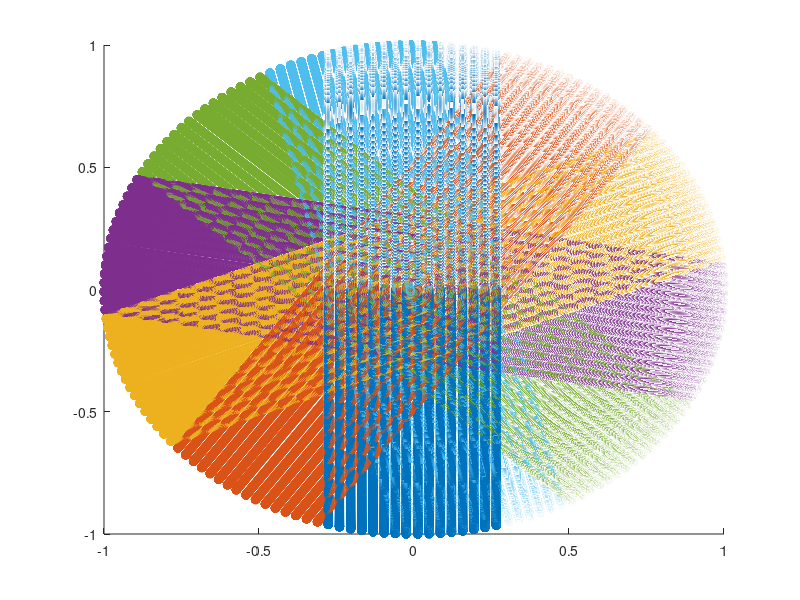

Reproduce this figure in MATLAB. (Note: this script raises an error after producing the figure.)
function TotalTriangleMesh=Thesis(rot_angle)
%clearvars except rott_angle;
close all
Total_time_start=tic;
%numero de donuts
%angle donuts
%rango elevación
%n_azimuths
%Re ha realizado un for con valores desde 25 hasta 160°
%% Set LIDAR's parameters
%Angle elevation range;
    beam_altitude_angles=[15.379 13.236 11.128 9.03 6.941 4.878 2.788 0.705 -1.454 -3.448 -5.518 -7.601 -9.697 -11.789 -13.914 -16.062]*pi/180;
    %beam_altitude_angles=flip([-20,-17.3333,-14.6667,-12,-9.33333,-6.66667,-4,-1.33333,1.33333,4,6.66667,9.33333,12,14.6667,17.3333,20]*pi/180);
    n_beams=length(beam_altitude_angles);
%Offset angle of AZBLK's points
    %beam_azimuth_angles=regexprep(num2str(linspace(-1.24,-0.857,16)),'\s+',',')
    beam_azimuth_angles=[-1.24,-1.2145,-1.1889,-1.1634,-1.1379,-1.1123,-1.0868,-1.0613,-1.0357,-1.0102,-0.98467,-0.95913,-0.9336,-0.90807,-0.88253,-0.857]*pi/180;
%Encoder range: [0,90111] ticks
    total_ticks=90112;
%Mode 1023 azimuth. Every azimuth increments in 88 ticks
    %1 tick = 360/90112= 0.003995°.     Aprox -> 0.004°
    %88 tick = 360*88/90112 = 0.3516°
    n_AZBLK=1024;
    %It should be noted that, we obtain 1024*16 = 16384 points in every LIDAR scan
    n_points=n_AZBLK*n_beams;
    ticks_between_azimuths=total_ticks/n_AZBLK;
    angle_between_azimuths=-2*pi/n_AZBLK;
%Angle rotation,n° donuts,angular velocity,time per scan.
    if nargin==0
        rot_angle=-33.53706667*pi/180;  %Rango operable [-135° ~ -15°]
                                        %Ojo, notar que en -15 estamos por
                                        %debajo del beam_altitude_angle
    else
        rot_angle=rot_angle*pi/180;
        if rot_angle == -35*pi/180
            fprintf("Ocurrirá un error en la reconstrucción\n")
        elseif rot_angle >beam_altitude_angles(end)
            fprintf("OJO. El ángulo de rotación es menor que el ángulo de elevación del LIDAR, considerar otro ángulo\n");
        elseif rot_angle <-pi
            %Establecer aqui una función error.
            error("OJO. El LIDAR no debería girar más de 180°")
        end
    end
    n_donuts=1;
    while (n_donuts*rot_angle>-pi-beam_altitude_angles(end)+beam_altitude_angles(end))
        n_donuts=n_donuts+1;
    end
    rot_matrix=[cos(rot_angle) -sin(rot_angle)  0;
                sin(rot_angle) cos(rot_angle)   0;
                0               0               1];
    rot_x_axis=@(alfa) [1 0         0;
                        0 cos(alfa) -sin(alfa);
                        0 sin(alfa) cos(alfa)];
    rot_y_axis=@(alfa) [cos(alfa)   0   sin(alfa);
                0           1   0;
                -sin(alfa)  0   cos(alfa)];
    rot_z_axis=@(alfa) [cos(alfa) -sin(alfa)  0;
                sin(alfa) cos(alfa)   0;
                0           0     1];
    
%pre-allocate point clouds
    Point_Cloud=zeros(n_AZBLK*n_beams*n_donuts,3);
%% Generate synthetic sphere
Time_sphere_generation_start=tic;
R=1;%RADIO
%Generate referencial azimuth--->XZ
for j=1:n_beams
    x=R*cos(beam_altitude_angles(j)-pi/2);
    y=0;
    z=R*sin(beam_altitude_angles(j)-pi/2);
    temp=rot_x_axis(beam_azimuth_angles(j))*[x,y,z]';
    Point_Cloud(j,1)=temp(1);
    Point_Cloud(j,2)=temp(2);
    Point_Cloud(j,3)=temp(3);
end
%Define rotation matrix for the azimuths
temp_rot_mat=rot_x_axis(angle_between_azimuths);
%%%%%%%%%%%%%%%%%%%%%%%%%%%%
%Generate Referencial Donut%
%%%%%%%%%%%%%%%%%%%%%%%%%%%%
%Calculate mirror azimuths for every azimuth calculated
for j=1:n_beams
    %Set acutal points
    temp_x=Point_Cloud(j,1);
    temp_y=Point_Cloud(j,2);
    temp_z=Point_Cloud(j,3);
    %mirror points from quarter Donut
    Point_Cloud(j+n_AZBLK/4*n_beams,1)=temp_x;
    Point_Cloud(j+n_AZBLK/4*n_beams,2)=temp_z;
    Point_Cloud(j+n_AZBLK/4*n_beams,3)=-temp_y;
    %mirror points from midle Donut
    Point_Cloud(j+n_AZBLK/2*n_beams,1)=temp_x;
    Point_Cloud(j+n_AZBLK/2*n_beams,2)=-temp_y;
    Point_Cloud(j+n_AZBLK/2*n_beams,3)=-temp_z;
    %mirror points from midle Donut
    Point_Cloud(j+n_AZBLK*3/4*n_beams,1)=temp_x;
    Point_Cloud(j+n_AZBLK*3/4*n_beams,2)=-temp_z;
    Point_Cloud(j+n_AZBLK*3/4*n_beams,3)=temp_y;
end
for i=2:n_AZBLK/4
    for j=1:n_beams
        %Calculate previous point
        x=Point_Cloud((i-2)*n_beams+j,1);
        y=Point_Cloud((i-2)*n_beams+j,2);
        z=Point_Cloud((i-2)*n_beams+j,3);
        %rotate that point
        temp=temp_rot_mat*[x,y,z]';
        %Set the new azimuth
        Point_Cloud((i-1)*n_beams+j,1)=temp(1);
        Point_Cloud((i-1)*n_beams+j,2)=temp(2);
        Point_Cloud((i-1)*n_beams+j,3)=temp(3);
        %mirror from quarter Donunt
        Point_Cloud((i-1+n_AZBLK/4)*n_beams+j,1)=temp(1);
        Point_Cloud((i-1+n_AZBLK/4)*n_beams+j,2)=temp(3);
        Point_Cloud((i-1+n_AZBLK/4)*n_beams+j,3)=-temp(2);
        %mirror points from midle Donut
        Point_Cloud((i-1+n_AZBLK/2)*n_beams+j,1)=temp(1);
        Point_Cloud((i-1+n_AZBLK/2)*n_beams+j,2)=-temp(2);
        Point_Cloud((i-1+n_AZBLK/2)*n_beams+j,3)=-temp(3);
        %mirror points from midle Donut
        Point_Cloud((i-1+n_AZBLK*3/4)*n_beams+j,1)=temp(1);
        Point_Cloud((i-1+n_AZBLK*3/4)*n_beams+j,2)=-temp(3);
        Point_Cloud((i-1+n_AZBLK*3/4)*n_beams+j,3)=temp(2);
    end
end
%%%%%%%%%%%%%%%%%%%%%%%%%%
%Rotate Referencial Donut%
%%%%%%%%%%%%%%%%%%%%%%%%%%
for i=2:n_donuts
    temp=rot_matrix^(i-1)*Point_Cloud(1:n_points,:)';
    temp=temp';
    Point_Cloud(n_points*(i-1)+1:n_points*i,:)=temp;
end
Time_sphere_generation_end=toc(Time_sphere_generation_start);
fprintf("El tiempo de ejecución para generar la esfera sintética fue de: %.4f segundos\n",Time_sphere_generation_end);
figure (1)
hold on
for i=1:n_donuts
    temp=Point_Cloud(n_points*(i-1)+1:n_points*i,:);
    scatter3(temp(:,1),temp(:,2),temp(:,3))
end
hold off
%% Supress redundant data
Time_fusion_point_cloud_start=tic;
%Set boundary vertical limits
X_L1=Point_Cloud(1,1);
X_Ln_beam=Point_Cloud(n_beams,1);
%Set eq line
eq_line=@(x,xb,yb,m) m*(x-xb)+yb;
%Calculate parameters for eq line
L=zeros(n_donuts,3);
for i=2:n_donuts
    x1=Point_Cloud((i-1)*n_points+1,1);%x1
    y1=Point_Cloud((i-1)*n_points+1,2);%y1
    x1_next=Point_Cloud((i-1)*n_points+n_beams+1,1);%x1_next
    y1_next=Point_Cloud((i-1)*n_points+n_beams+1,2);%y1_next
    m=(y1_next-y1)/(x1_next-x1);

    L(i,1)=x1;
    L(i,2)=y1;
    L(i,3)=Point_Cloud((i-1)*n_points+n_beams,1);%xn_beam
    L(i,4)=Point_Cloud((i-1)*n_points+n_beams,2);%yn_beam
    L(i,5)=m;
end
%Supress redundant data for Donut 2
i=2;
Total_points_deleted=0;
points_deleted=0;
for j=1:n_points 
    x=Point_Cloud((i-1)*n_points+j,1);
    %%y=Point_Cloud((i-1)*n_points+j,2);
    %%z=Point_Cloud((i-1)*n_points+j,3);
    if X_Ln_beam<=x && x<=X_L1
        Point_Cloud((i-1)*n_points+j,:)=[0 0 0];
        points_deleted=points_deleted+1;
    end
end
Total_points_deleted=Total_points_deleted+points_deleted;
fprintf("\tSe eliminaron %d puntos de la Donut %d (%.2f%% eliminados)\n",points_deleted,i,points_deleted*100/n_points);
%Supress redundant data for all Donuts
for i=3:n_donuts
   points_deleted=0;
   for j=1:n_points
       x=Point_Cloud((i-1)*n_points+j,1);
       y=Point_Cloud((i-1)*n_points+j,2);
       %%z=Point_Cloud((i-1)*n_points+j,3);
       if X_Ln_beam <= x
           if x<=X_L1
               Point_Cloud((i-1)*n_points+j,:)=[0 0 0];
               points_deleted=points_deleted+1;
               continue;
           else
               left_side=boolean(0);
           end
       else
           left_side=boolean(1);%Está a la zquierda
       end
       y_temp=eq_line(x,L(i-1,1+left_side*2),L(i-1,2+left_side*2),L(i-1,5));
       y_temp=y_temp*(-1)^left_side;
       y=y*(-1)^left_side;
       if y>=y_temp
           Point_Cloud((i-1)*n_points+j,:)=[0 0 0];
           points_deleted=points_deleted+1;
       end
   end 
   Total_points_deleted=Total_points_deleted+points_deleted;
   fprintf("\tSe eliminaron %d puntos de la Donut %d (%.2f%% eliminados)\n",points_deleted,i,points_deleted*100/n_points);
end
fprintf("\tEn total, se eliminaron %d de un total de %d puntos (%.2f%% eliminados)\n",Total_points_deleted,n_points*n_donuts,Total_points_deleted*100/n_donuts/n_points);
%verificamos si la última Donut fue elminada totalmente
if points_deleted==n_points
    n_donuts=n_donuts-1;
end
Time_fusion_point_cloud_end=toc(Time_fusion_point_cloud_start);
fprintf("El tiempo de ejecución para la fusión de la nube de puntos es de: %.4f segundos\n\n",Time_fusion_point_cloud_end);
figure (2)
hold on
for i=1:n_donuts
    temp=Point_Cloud((i-1)*n_points+1:n_points*i,:);
    scatter3(temp(:,1),temp(:,2),temp(:,3))
end
hold off

%% Triangulate One-Donut Fill
Time_OneDonutFill_start=tic;
%%%%%ANALIZAR esto para bits
mask=(n_points-1);
%0x03FFF;%bit masking of 32 bits
%mas puntos

T=[];
%Generate reference triangulation
for j=1:n_AZBLK
    for g=1:n_beams-1
        v1=(j-1)*n_beams+g;
        v3=v1+1;
        v2=bitand(v1+n_beams,mask)+1;
        T=[T;v1,v2,v3];
        v3=v2;
        v2=v3-1;
        T=[T;v1,v2,v3];
    end
end
OneDonutFill=T;
n_triangles_per_donut=length(OneDonutFill);
for i=2:n_donuts
    count=0;
    T=[];
    for j=1:n_triangles_per_donut
        point1=Point_Cloud(OneDonutFill(j,1)+(i-1)*n_points,:);
        if ~isequal(point1,[0 0 0])
            point2=Point_Cloud(OneDonutFill(j,2)+(i-1)*n_points,:);
            if ~isequal(point2,[0 0 0])
                point3=Point_Cloud(OneDonutFill(j,3)+(i-1)*n_points,:);
                if ~isequal(point3,[0 0 0])
                    count=count+1;
                    T(count,:)=OneDonutFill(j,:)+(i-1)*n_points;
                end
            end
        end
    end
    OneDonutFill=[OneDonutFill;T];
end
Time_OneDonutFill_end=toc(Time_OneDonutFill_start);
fprintf("El tiempo de ejecución para el One-Donut Fill es de: %.4f segundos\n",Time_OneDonutFill_end);
%% Triangulate Two-Donut Fill AND Tri-Donut Fill
Time_TDonutFill_start=tic;
TwoDonutFill=[];
TriDonutFill=[];
TriMiddleFill=[];
T=[];
T_Temp=[];
count_temp=0;
last_Tripivots=zeros(4,3);
for i=2:n_donuts
    %Define slot of fill
    Tripivot_middle=[];
    Tripivot_middle_particular=[];
    %last_Tripivots=[];
    for slot=1:4
        %Transform slot to bits
        bits_slot=de2bi(slot-1,2);
        Tripivot=[];
        n_tripivot=0;
        %%%%%%%%%%%%%%%%%%%%%%%%%%%%%%%%%%%%%%%
        %%%%%%%%%%%%%%%%%%%%%%%%%%%%%%%%%%%%%%%
        %%%                                 %%%
        %%%             TRIPIVOT            %%%
        %%%                                 %%%
        %%%%%%%%%%%%%%%%%%%%%%%%%%%%%%%%%%%%%%%
        %%%%%%%%%%%%%%%%%%%%%%%%%%%%%%%%%%%%%%%
        for j=1:n_beams
            %Found boundary points
            %init index será (n_points-n_beams)+j o (n_points/2-n_beams)+j
            init_index=n_AZBLK/2*(2-xor(bits_slot(1),bits_slot(2)))-2;
            init_index=bitand(init_index*n_beams+j-1,mask)+1;
            %^^^Note that is missing the offset of points (i-1)*n_points^^^
            %paso: sera el diferencial el cual sumará o restará al init_index
            paso=n_beams*(-1)^bits_slot(1);
            v3=0;%considerar algun tipo de bandera para saber si se 
            %halló el v3 o no. Esto interesa para el caso de la Donut 6
            for count=1:n_AZBLK/4
                %Entramos en bucle hasta encontrar los puntos límetes de
                %cada Slot. En el condicional agregamos el offset para cada
                %Donut correspondiente
                eval_point=Point_Cloud(init_index+(i-1)*n_points,:);
                if ~isequal(eval_point,[0 0 0])
                    %se encontró el v3
                    v3=init_index+(i-1)*n_points;
                    %Realizamos un conteo de los triángulos
                    n_tripivot=n_tripivot+1;
                    break
                end
                init_index=bitand(init_index+paso-1,mask)+1;
            end
            if v3==0
                %fprintf("no consegui para "+i+"en slot "+slot+" y j igual a "+j +"\n");
                continue
            end
%%%%--------%Hallamos el triángulo pivot
            point=Point_Cloud(v3,:);
            %Calculamos el azimuth que corresponde al alfa
            %segun el slot, trabajamos con un cierto beam_elevate_angle
            k_beam=(n_beams-1)*(1-bits_slot(2))+1;
            %realizamos la operación
            [v1,v2]=get_tripivot(point,R,rot_matrix,slot,n_beams,n_AZBLK,i,...
            k_beam,beam_azimuth_angles(k_beam),angle_between_azimuths,mask);
            if bits_slot(2)
                %definimos el sentido horario Ya que para los slots 3 y 4
                %El sentido de los vértices es distinto a los de los
                %primeros slot. Entonces para seguir la jerarquía de los
                %sentidos, cambiamos aqui
                %%%%%%%%%%%%%%%%%%%%%%%%%%%%%%%%%%%%%%%%%%%%%%%%%%%%%%%%%%%
                %%% Esto podría ser o o importante                        %
                %%% Capaz, se puede definir un sentido para un lado y otro%
                %%% para los otros slot ()slot3 y slot4)                  %
                %%%%%%%%%%%%%%%%%%%%%%%%%%%%%%%%%%%%%%%%%%%%%%%%%%%%%%%%%%%
                temp=v1;
                v1=v2;
                v2=temp;
            end
            Tripivot(n_tripivot,:)=[v1 v2 v3];
            if isequal(Point_Cloud(v1,:),[0 0 0])
                v_temp=v2;
                point=Point_Cloud(v_temp,:);
                [v1,v2]=get_tripivot(point,R,rot_matrix,slot,n_beams,n_AZBLK,i-1,...
                k_beam,beam_azimuth_angles(k_beam),angle_between_azimuths,mask);
                if bits_slot(2)
                    %Deseo el nuevo v1
                    v1=v2;
                end
                v2=v_temp;
                Tripivot(n_tripivot,:)=[v1 v2 v3];
            end
            if isequal(Point_Cloud(v2,:),[0 0 0])
                v_temp=v1;
                point=Point_Cloud(v_temp,:);
                [v1,v2]=get_tripivot(point,R,rot_matrix,slot,n_beams,n_AZBLK,i-1,...
                k_beam,beam_azimuth_angles(k_beam),angle_between_azimuths,mask);
                if bits_slot(2)
                    %Deseo el nuevo v2
                    v2=v1;
                end
                v1=v_temp;
                Tripivot(n_tripivot,:)=[v1 v2 v3];
            end
            %debemos verificar que no exista concurrencia de Tripivots
            if v1==last_Tripivots(slot,1)
               if not(xor(bits_slot(1),bits_slot(2)))
                   v2=last_Tripivots(slot,3);
                   Tripivot(n_tripivot,:)=[v1 v2 v3]; 
               else
                   v1=last_Tripivots(slot,3);
                   Tripivot(n_tripivot,:)=[v1 v2 v3]; 
               end
            end
%             if not(xor(bits_slot(1),bits_slot(2)))
%                 %slot 1 y 4
%                 if v2==last_Tripivots(slot,2)
%                    v2=last_Tripivots(slot,3);
%                    Tripivot(n_tripivot,:)=[v1 v2 v3]; 
%                 end
%             else
%                 %slot 2 y 3
%                 if v1==last_Tripivots(slot,1)
%                    v1=last_Tripivots(slot,3);
%                    Tripivot(n_tripivot,:)=[v1 v2 v3]; 
%                 end
%             end
        end
%%%%%%Fin codígo tripivot
        TwoDonutFill=[TwoDonutFill;Tripivot];
        %Hallamos los triangulos que limitan la zona del medio
        triangle_slot=Tripivot(1+(n_tripivot-1)*bits_slot(2),:);
        Tripivot_middle=[Tripivot_middle;triangle_slot];
        if i==n_donuts
            if length(Tripivot)>1
                triangle_slot=Tripivot(1+(n_tripivot-1)*not(bits_slot(2)),:);
                Tripivot_middle_particular=[Tripivot_middle_particular;triangle_slot];
            end
        end
        %--------------FIN TRIPIVOT--------------%
        %Con los triangulos pivot obtenidos, procedemos a realizar el
        %llenado de las zonas que encierran los triangulos. Hay dos tipos
        %de zonas: los slot y los del medio
        
        %%%%%%%%%%%%%%%%%%%%%%%%%%%%%%%%%%%%%%%%%%%
        %%%%%%%%%%%%%%%%%%%%%%%%%%%%%%%%%%%%%%%%%%%
        %%%                                     %%%
        %%%     TRIDONUT FILL && TWODONUTFILL   %%%
        %%%                                     %%%
        %%%%%%%%%%%%%%%%%%%%%%%%%%%%%%%%%%%%%%%%%%%
        %%%%%%%%%%%%%%%%%%%%%%%%%%%%%%%%%%%%%%%%%%%
        for j=1:n_tripivot-1
            v3_act=Tripivot(j,3);
%             if v3_act==0
%                 continue
%             end%esto ya no va
            %verificiamos que modo y tipo de zona será
            %analizamos el valor del punto siguiente
            temp_point=Point_Cloud(v3_act+1+n_beams*bits_slot(1),:);
            if isequal(temp_point,[0 0 0])
                %No existe punto
                escalera=bits_slot(1);
            else
                %si existe punto
                escalera=not(bits_slot(1));
            end
            tipo= not(xor(bits_slot(1),escalera));
            %Luego de definir el modo y el tipo. Podemos definir el pasoL1
            %para llegar al v3_next
            pasoL1=n_beams*(-1)^xor(escalera,tipo);
            %Ahora debemos definir el vertice que estará en la esquina y
            %su lugar puede estar en el beam actual o en el beam siguiente
            v_corner=Tripivot(j+tipo,3)+(-1)^tipo+pasoL1*not(escalera);
            %v3_next=Tripivot(j+1,3);            
            %definimos los límites
            v_init=Tripivot(j+tipo,2-escalera);
            %v_init=Tripivot(j+tipo, 1+xor(bits_slot(1),tipo) );
            v_fin=Tripivot(j+not(tipo),2-not(escalera));
            %v_fin=Tripivot(j+not(tipo),2-xor(bits_slot(1),tipo) );
            v_corner_fin=Tripivot(j+not(tipo),3);
            pasoL2=(-1)^xor(bits_slot(2),tipo)*pasoL1;
            %Para verificar si es de doble o tri llenado, se resta n_points
            %ya que si fuera TriDonutFill, una de las Donuts invoolucradas
            %seria la referencial. De esta forma obtenemos un signo negativo
            if (v_init-n_points)*(v_fin-n_points)>=0 
                %%%%%%%%%%%%%%%%%%%%%%%%%%%%%%%
                %%%%%%%  TWO-DONUT FILL %%%%%%%
                %%%%%%%%%%%%%%%%%%%%%%%%%%%%%%%
                %Creamos el primer triangulo
                v1=Tripivot(j+tipo,3);
                v2=v_init;
                v3=v_corner;
                %%%%%%%%%%%%%%%%%%%
                temp=sidetosideFill_v3(v_corner,v_init,v_corner_fin,v_fin,pasoL1,pasoL2,n_points);
                TwoDonutFill=[TwoDonutFill;v1 v2 v3;temp];
            else
                %%%%%%%%%%%%%%%%%%%%%%%%%%%%%%%
                %%%%%%%  TRI-DONUT FILL %%%%%%%
                %%%%%%%%%%%%%%%%%%%%%%%%%%%%%%%
                %Definimos un nuevo triángulo, que será el del medio
                %primero tenemos que partir de un vertice para hallar al
                %v3_mid. Este vertice de partida será siempre del T_actual
                %para los slot 1 y 2 y para los slot3y4 será el T_next
                %notar que se está hallando el tripivot de la Donut
                %anterior (i-1)!!!!
                v3_mid=Tripivot(j+bits_slot(2),1);%es indiferente si es el vertice 1 o 2
                paso_mid=pasoL2*(-1)^xor(tipo,bits_slot(2));
                %no hace falta hacer mask ya que siempre es con la Donut
                %anterior y los Trifill ocurren a partir de la donut 2, es
                %decir i>=3
                eval_point=Point_Cloud(v3_mid+paso_mid,:);
                freepoints_mid=0;
                while(~isequal(eval_point,[0 0 0]))
                    v3_mid=v3_mid+paso_mid;
                    freepoints_mid=freepoints_mid+1;%realizado el conteo de cuantos puntos libres
                    eval_point=Point_Cloud(v3_mid+paso_mid,:);
                end
                %Hallamos el triangulo pivot Repetimos e código de líneas
                %arriba
                %------------------TRIPIVOT MIDDLE----------------%
                k_beam=(n_beams-1)*(1-bits_slot(2))+1;
                %realizamos la operación
                point=Point_Cloud(v3_mid,:);
                [v1_mid,v2_mid]=get_tripivot(point,R,rot_matrix,slot,n_beams,n_AZBLK,i-1,...
                k_beam,beam_azimuth_angles(k_beam),angle_between_azimuths,mask);
                if bits_slot(2)
                    %definimos el sentido horario Ya que para los slots 3 y 4
                    %El sentido de los vértices es distinto a los de los
                    %primeros slot. Entonces para seguir la jerarquía de los
                    %sentidos, cambiamos aqui
                    %%%%%%%%%%%%%%%%%%%%%%%%%%%%%%%%%%%%%%%%%%%%%%%%%%%%%%%%%%%
                    %%% Esto podría ser o o importante                        %
                    %%% Capaz, se puede definir un sentido para un lado y otro%
                    %%% para los otros slot ()slot3 y slot4)                  %
                    %%%%%%%%%%%%%%%%%%%%%%%%%%%%%%%%%%%%%%%%%%%%%%%%%%%%%%%%%%%
                    temp=v1_mid;
                    v1_mid=v2_mid;
                    v2_mid=temp;
                end
                T_mid=[v1_mid,v2_mid,v3_mid];
                %------------Fin TRIPIVOT MIDDLE-------------%
                %----------Primer llenado----------%
                %Definimos los v_lim Para hacer el primer llenado
                a=bits_slot(2);
                b=bits_slot(1);
                c=escalera;
                %v_lim1 será el vertice limite para el v_corner
                v_lim1=Tripivot(j+not(tipo),3);
                %v_lim2 será el vertice limite para el v_init
                index=3-double(xor(a,not(xor(b,c))))-double(not(xor(a,b)|c));
                v_lim2=T_mid(index);
                %procedemos a realizar el primer llenado
                %Creamos el primer triangulo
                v1=Tripivot(j+tipo,3);
                v2=v_init;
                v3=v_corner;
                TriDonutFill=[TriDonutFill;v1 v2 v3];
                temp=sidetosideFill_v3(v3,v2,v_lim1,v_lim2,pasoL1,pasoL2,n_points);
                TriDonutFill=[TriDonutFill;temp];
                %----------Fin Primer llenado----------%
                %----------Segundo llenado----------%
                index=double(xor(bits_slot(2),xor(bits_slot(1),escalera)));
                index=3-index-double(escalera&&not(xor(bits_slot(1),bits_slot(2))));
                %Definimos el nuevo v_init
                new_v_init=T_mid(index);
                %Creamos el triangulo de transicion
                v1=v_lim2;
                v2=new_v_init;
                v3=v_corner_fin;
                temp=sidetosideFill_v3(v3,v2,v_corner_fin,v_fin,pasoL1,pasoL2,n_points);
                TriDonutFill=[TriDonutFill;v1 v2 v3;temp];
                %----------Fin Segundo llenado----------%
                %Analizamos cuantos casos de tripivot hay. En este caso hay 16
                %count_temp=count_temp+1;
                %display(freepoints_mid)
            end
        end   
        %--------------------FIN FILL SLOTS---------------------%
        %la siguiente variable guardará los tripivots pasados para
        %verificar que no exista concurrencia de tripivots con la siguiente
        %Donut
        if i~=n_donuts
            %hacemos este condicional ya que para la última Donut no
            %necesitamos realizar esto
            last_Tripivots(slot,:)=Tripivot(1+double(not(bits_slot(2)))*j,:);
        end
    end
    %%%%%%%%%%%%%%%%%%%%%%%%%%%%%%%%%%%%%%%%%%%%%%%%%
    %%%%%%%%%           MIDDLE FILL         %%%%%%%%%
    %%%%%%%%%%%%%%%%%%%%%%%%%%%%%%%%%%%%%%%%%%%%%%%%%
    %SLOT1 con SLOT2
    vleft_init=Tripivot_middle(1,3);
    vrigth_init=Tripivot_middle(1,2);
    vleft_fin=Tripivot_middle(2,3);
    vrigth_fin=Tripivot_middle(2,1);
    pasoLeft=n_beams;
    pasoRigth=pasoLeft;
    temp=sidetosideFill_v3(vleft_init,vrigth_init,vleft_fin,vrigth_fin,pasoLeft,pasoRigth,n_points);
    TriMiddleFill=[TriMiddleFill;temp];
    %SLOT3 con SLOT4
    vleft_init=Tripivot_middle(4,3);
    vrigth_init=Tripivot_middle(4,2);
    vleft_fin=Tripivot_middle(3,3);
    vrigth_fin=Tripivot_middle(3,1);
    pasoLeft=-n_beams;
    pasoRigth=pasoLeft;
    temp=sidetosideFill_v3(vleft_init,vrigth_init,vleft_fin,vrigth_fin,pasoLeft,pasoRigth,n_points);
    TriMiddleFill=[TriMiddleFill;temp];
    if i==n_donuts 
        if length(Tripivot)>1
        vrigth_init=Tripivot_middle_particular(1,1);
        vleft_init=Tripivot_middle_particular(1,3);
        vrigth_fin=Tripivot_middle_particular(2,2);
        vleft_fin=Tripivot_middle_particular(2,3);
        pasoRigth=-n_beams;
        pasoLeft=-pasoRigth;
        temp=sidetosideFill_v3(vleft_init,vrigth_init,vleft_fin,vrigth_fin,pasoLeft,pasoRigth,n_points);
        TriMiddleFill=[TriMiddleFill;temp];
        vrigth_init=Tripivot_middle_particular(4,1);
        vleft_init=Tripivot_middle_particular(4,3);
        vrigth_fin=Tripivot_middle_particular(3,2);
        vleft_fin=Tripivot_middle_particular(3,3);
        pasoRigth=n_beams;
        pasoLeft=-pasoRigth;
        temp=sidetosideFill_v3(vleft_init,vrigth_init,vleft_fin,vrigth_fin,pasoLeft,pasoRigth,n_points);
        TriMiddleFill=[TriMiddleFill;temp];
        end
    end
    %---------------Fin MIDDLE FILL-----------------%
end
Time_TDonutFill_end=toc(Time_TDonutFill_start);
total_triangles=length(OneDonutFill)+length(TwoDonutFill)+length(TriMiddleFill)+length(TriDonutFill);
fprintf ("\tSe han generado %d triángulos en el One-Donut Fill (%.4f%%)\n",length(OneDonutFill),length(OneDonutFill)*100/total_triangles);
fprintf("El tiempo de ejecución para el TwoDonutFill y el TriDonutFill es de: %.4f segundos\n",Time_TDonutFill_end);
fprintf ("\tSe han generado %d triángulos en el Two-Donut Fill (%.4f%%)\n",length(TwoDonutFill)+length(TriMiddleFill),(length(TwoDonutFill)+length(TriMiddleFill))*100/total_triangles);
fprintf ("\tSe han generado %d triángulos en el Tri-Donut Fill (%.4f%%)\n",length(TriDonutFill),length(TriDonutFill)*100/total_triangles);
fprintf ("\tEn total, se han generado %d triángulos\n",total_triangles);
fprintf("\nEl tiempo de ejecución total es de: %.4f segundos\n",Time_sphere_generation_end+Time_fusion_point_cloud_end+Time_OneDonutFill_end+Time_TDonutFill_end)

%%
figure(3)
temp=[OneDonutFill;TwoDonutFill;TriDonutFill];
trimesh(temp,Point_Cloud(:,1),Point_Cloud(:,2),Point_Cloud(:,3))
TotalTriangleMesh=temp;